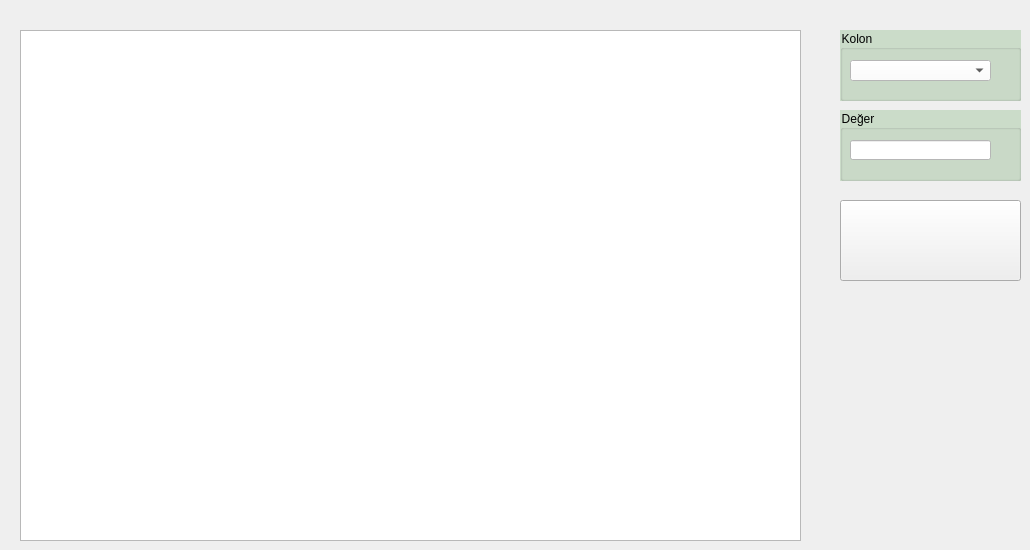
    <widget class="QWidget" name="tab_5">
     <attribute name="icon">
      <iconset resource="a.qrc">
       <normaloff>:/w/pers.png</normaloff>:/w/pers.png</iconset>
     </attribute>
     <attribute name="title">
      <string>KAYITLAR</string>
     </attribute>
     <widget class="QTableWidget" name="tableWidget_5">
      <property name="geometry">
       <rect>
        <x>20</x>
        <y>30</y>
        <width>781</width>
        <height>511</height>
       </rect>
      </property>
     </widget>
     <widget class="QPushButton" name="btn_ara">
      <property name="geometry">
       <rect>
        <x>840</x>
        <y>200</y>
        <width>181</width>
        <height>81</height>
       </rect>
      </property>
      <property name="text">
       <string/>
      </property>
      <property name="icon">
       <iconset resource="a.qrc">
        <normaloff>:/w/Database-Search.png</normaloff>:/w/Database-Search.png</iconset>
      </property>
      <property name="iconSize">
       <size>
        <width>52</width>
        <height>52</height>
       </size>
      </property>
     </widget>
     <widget class="QGroupBox" name="groupBox">
      <property name="geometry">
       <rect>
        <x>840</x>
        <y>30</y>
        <width>181</width>
        <height>71</height>
       </rect>
      </property>
      <property name="styleSheet">
       <string notr="true">font: 12pt &quot;Calibri&quot;;
background-color: rgb(203, 220, 201);</string>
      </property>
      <property name="title">
       <string>Kolon</string>
      </property>
      <widget class="QComboBox" name="comboBox">
       <property name="geometry">
        <rect>
         <x>10</x>
         <y>30</y>
         <width>141</width>
         <height>21</height>
        </rect>
       </property>
       <property name="styleSheet">
        <string notr="true">background-color: rgb(255, 255, 255);
font: 12pt &quot;Calibri&quot;;</string>
       </property>
      </widget>
     </widget>
     <widget class="QGroupBox" name="groupBox_2">
      <property name="geometry">
       <rect>
        <x>840</x>
        <y>110</y>
        <width>181</width>
        <height>71</height>
       </rect>
      </property>
      <property name="styleSheet">
       <string notr="true">font: 12pt &quot;Calibri&quot;;
background-color: rgb(203, 220, 201);</string>
      </property>
      <property name="title">
       <string>Değer</string>
      </property>
      <widget class="QLineEdit" name="lineEdit">
       <property name="geometry">
        <rect>
         <x>10</x>
         <y>30</y>
         <width>141</width>
         <height>20</height>
        </rect>
       </property>
       <property name="styleSheet">
        <string notr="true">background-color: rgb(255, 255, 255);
font: 12pt &quot;Calibri&quot;;</string>
       </property>
      </widget>
     </widget>
    </widget>
